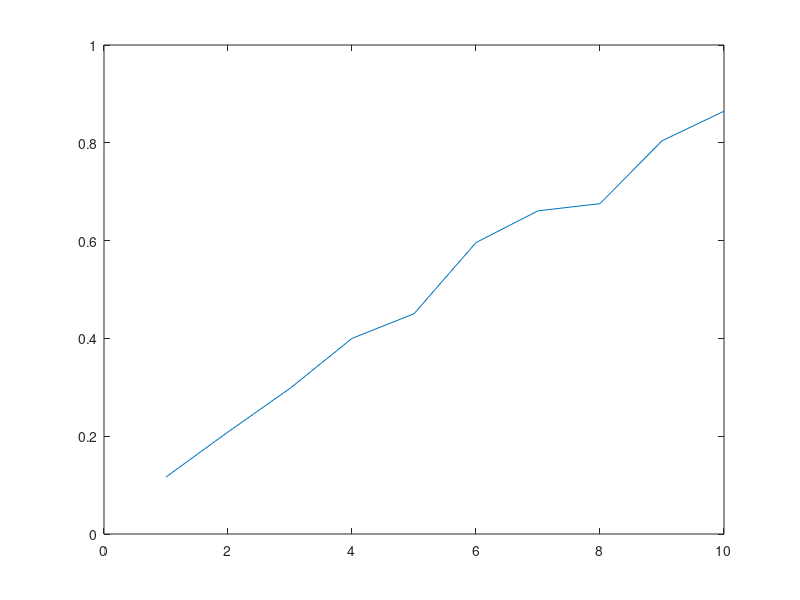

Reproduce this figure in MATLAB.
%TD_continuasT
%Inspired from Rao etal. 2010
clear all

%Initialize
LR=0.05;
R_1=30;
R_2=30;
R_neg=-1;
R_Pan=-300;

nTrial=5000;

Qtab=zeros(2,3); %table to be updated

    numT = 100; % for Stim period
    UncertTable= [.55 .6 .7 .8 .9]; %bad naming...actually Certainty!

for kk=1:nTrial
    Bel=[0.5 0.5]; % Initial Belief 1:L/2:R
    Bel_All=zeros(2,numT+1);
    Bel_All(:,1)=Bel;
    
    %VStim_set
    temp=randperm(5);
    Uncert=UncertTable(temp(1));
    
    temp=randperm(2)-1;  
    CorAns=temp(1); % CorrectAnswer:0=L/1=R
    Obs=zeros(numT,1); temp=rand(numT,1);
    Obs(temp<=Uncert)=CorAns;
    Obs(temp>Uncert)=1-CorAns;

%Stim Presentation
for ii=1:numT
    
    Bel0=Bel; %to be used later
    
    if Obs(ii)==0        
        temp2=Bel(1)*Uncert/(Bel(1)*Uncert+Bel(2)*(1-Uncert));
        Bel = [temp2 (1-temp2)];        
    else 
        temp2=Bel(2)*Uncert/(Bel(2)*Uncert+Bel(1)*(1-Uncert));
        Bel = [(1-temp2) temp2];        
    end
    
    QL=Bel*Qtab(:,1);
    QR=Bel*Qtab(:,2);
    QW=Bel*Qtab(:,3);
    
    Bel_All(:,ii+1)=Bel;
    
    QL_All(ii)=QL;
    QR_All(ii)=QR;
    QW_All(ii)=QW;
    
    %action
    if rem(kk,20)== 0
    temp=randperm(2); % random choice in 5% trial 
    action=temp(1);
    else        
    
    if QW>=max([QL QR])
        action=3; %waiting
    else
        if QR>QL
            action=2;  %action R
        elseif QR<QL
            action=1; %action L
        else
            temp=randperm(2);
            action=temp(1);
        end
    end
    end
    
    %reward
    switch action
        case 1
            if CorAns==0
                Rew=R_1;
            else
                Rew=R_Pan;
            end                                
        case 2
            if CorAns==1
                Rew=R_2;
            else
                Rew=R_Pan;
            end               
        case 3
            Rew=R_neg;
    end    
    
    % Q update
    switch action
        case 1 %L
            D_fb=Rew - Bel*Qtab(:,action);  %Bel0:old posterior        
            Qtab(:,1)=Qtab(:,1)'+LR*D_fb'*Bel;
        case 2 %R
            D_fb=Rew - Bel*Qtab(:,action);        
            Qtab(:,2)=Qtab(:,2)'+LR*D_fb'*Bel;
        case 3 %wait
    % TD 
    MaxTemp=max([Bel*Qtab(:,1) Bel*Qtab(:,2) Bel*Qtab(:,3)]);
    D_fb=Rew + MaxTemp - Bel0*Qtab(:,action);  %Bel0:old posterior
    Qtab(:,3)=Qtab(:,3)'+LR*D_fb'*Bel;
    end
    
    action_All(ii)=action;
    Rew_All(ii)=Rew;
    Qtab_All(:,:,ii)=Qtab;
    D_fb_All(ii)=D_fb;
    
    if action <= 2
        break
    end

end

actionAALL{kk}=action_All; 
BelAALL{kk}=Bel_All; 
RewAALL{kk}=Rew_All; 
actionAALL{kk}=action_All; 
QtabAAll{kk}=Qtab_All;
UncertAll(kk)=Uncert;
CorAnsAll(kk)=CorAns;
D_fbAAll{kk}=D_fb_All;

QLAALL{kk}=QL_All;
QRAALL{kk}=QR_All;
QWAALL{kk}=QW_All;

clear action_All Bel_All Rew_All action_All Qtab_All D_fb_All

end

%% Analysis
%hogehoge
for kk=1:nTrial
    actionCellTemp=actionAALL{kk};
    LastAction(kk)=actionCellTemp(end);
    WaitTime(kk)=length(find(actionCellTemp==3)); 
    clear actionCellTemp
end

trial_1=find(UncertAll==.9);
trial_2=find(UncertAll==.8);
trial_3=find(UncertAll==.7);
trial_4=find(UncertAll==.6);
trial_5=find(UncertAll==.55);

trial_L=find(CorAnsAll==0); %L Correct Answer
trial_R=find(CorAnsAll==1); %R

trial_1L=intersect(trial_1,trial_L);
trial_2L=intersect(trial_2,trial_L);
trial_3L=intersect(trial_3,trial_L);
trial_4L=intersect(trial_4,trial_L);
trial_5L=intersect(trial_5,trial_L);

trial_1R=intersect(trial_1,trial_R);
trial_2R=intersect(trial_2,trial_R);
trial_3R=intersect(trial_3,trial_R);
trial_4R=intersect(trial_4,trial_R);
trial_5R=intersect(trial_5,trial_R);

trial_actionL=find(LastAction==1); %action based
trial_actionR=find(LastAction==2);

%Psycometric Func
point1=length(intersect(trial_1R,trial_actionR))/length(trial_1R);
point2=length(intersect(trial_2R,trial_actionR))/length(trial_2R);
point3=length(intersect(trial_3R,trial_actionR))/length(trial_3R);
point4=length(intersect(trial_4R,trial_actionR))/length(trial_4R);
point5=length(intersect(trial_5R,trial_actionR))/length(trial_5R);
point6=length(intersect(trial_5L,trial_actionR))/length(trial_5L);
point7=length(intersect(trial_4L,trial_actionR))/length(trial_4L);
point8=length(intersect(trial_3L,trial_actionR))/length(trial_3L);
point9=length(intersect(trial_2L,trial_actionR))/length(trial_2L);
point10=length(intersect(trial_1L,trial_actionR))/length(trial_1L);

figure,
plot([10:-1:1],[point1 point2 point3 point4 point5 point6 point7 point8 point9 point10])
